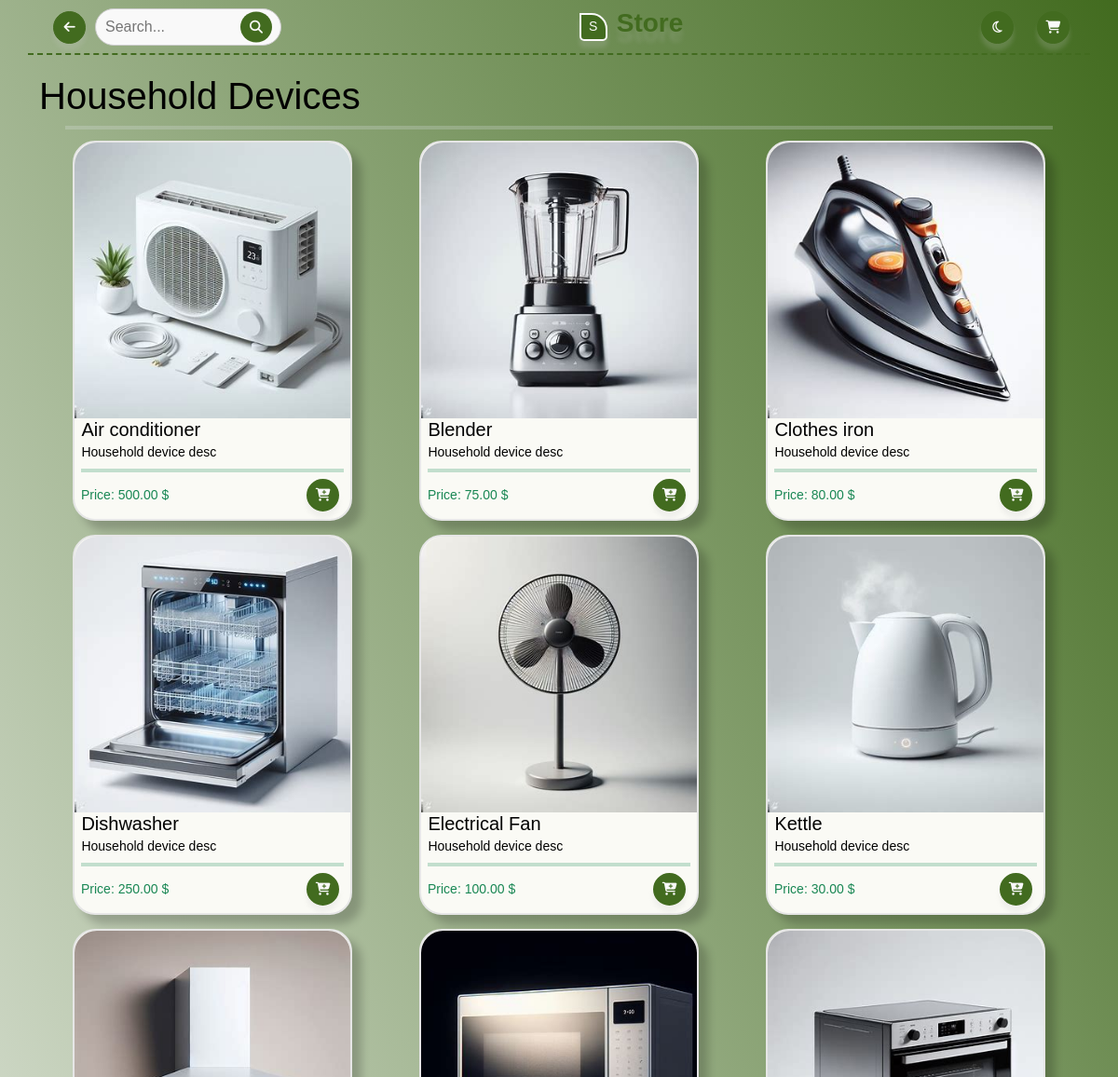
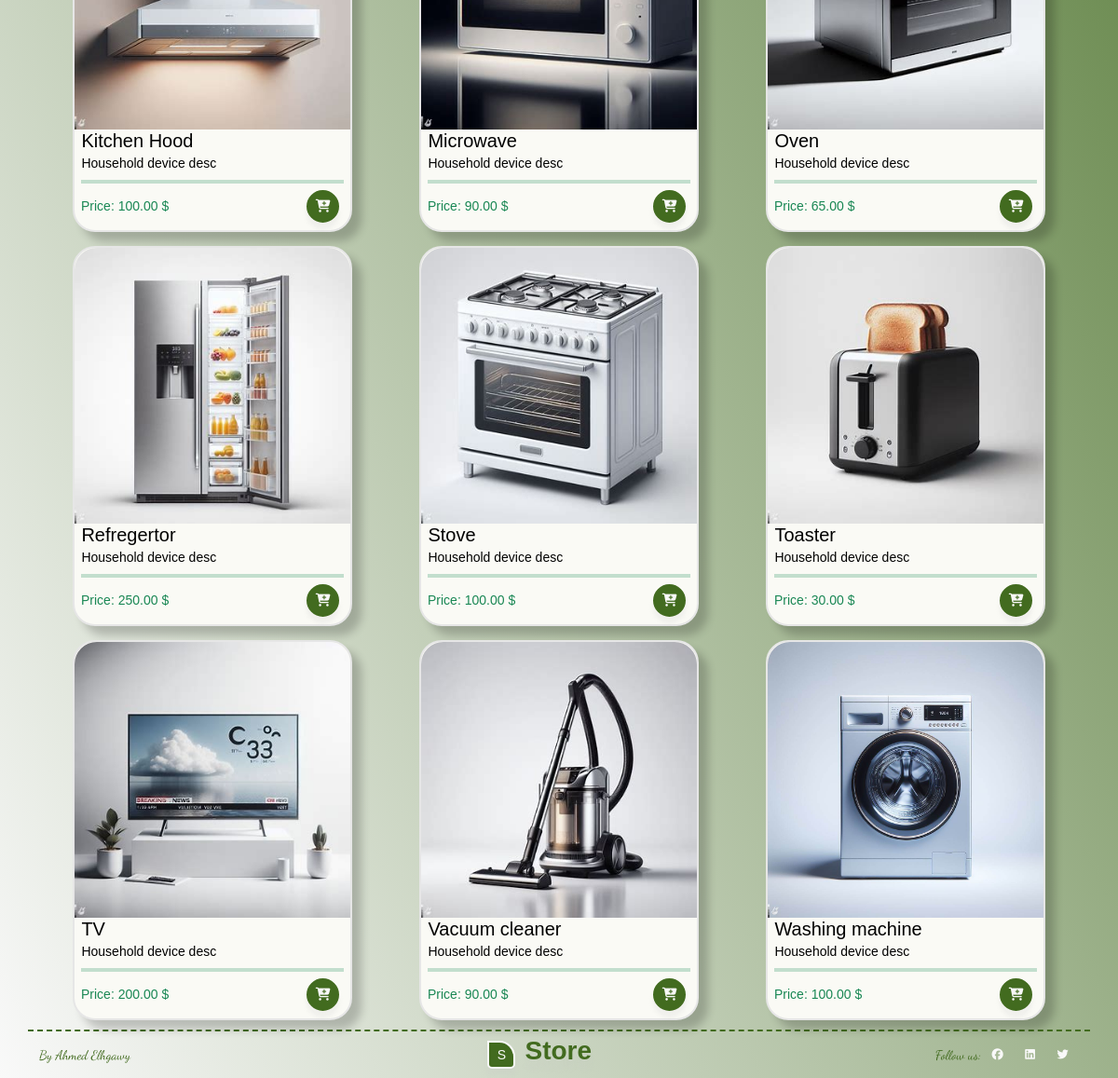
/store/electricaldevices/ (signed in), run on the app's committed database (2 pictures, top to bottom).
### store/models.py (models this page shows, shortened)
class Product(models.Model):
    name = models.CharField(max_length=20)
    desc = models.CharField(max_length=255)
    image = models.CharField(max_length=30)
    price = models.DecimalField(max_digits=10, decimal_places=2)
    product_class = models.ForeignKey(ProductClass, on_delete=models.CASCADE)
    def add_to_cart(self):
        return reverse('add', kwargs={'id': self.id})

### store/views.py (the view)
# urls.py: path('store/electricaldevices/', electricalDevicesStore, name='electrical device'),
@login_required(login_url='/accounts/login/')
def electricalDevicesStore(request):
    devices = Product.objects.filter(product_class__product_class__contains='Household Devices')
    context = {
        'class_2': devices
    }
    return render(request, 'store/devices.htm', context=context)

### store/templates/store/devices.htm (shortened to what this page needs)
{% load static %}
<!DOCTYPE html>
<html lang="en">
<head>
    <link href="https://cdn.jsdelivr.net/npm/bootstrap@5.3.2/dist/css/bootstrap.min.css" rel="stylesheet">
    <link rel="stylesheet" href="{% static 'store/css/style.css' %}">
</head>
<body>
    <div class="container container-1">
        <div class="left">
            <section class="section sec">
                <a href="{% url 'store' %}"><i class="fa-solid fa-arrow-left"></i></a>
            </section>
            <div class="search-container">
                <input type="text" class="search-bar" placeholder="Search...">
                <button class="search-button"><i class="fas fa-search"></i></button>
            </div>
        </div>
        <div class="middle">
            <section class="section">
                <div class="text-block">S</div>
            </section>
            <h2 class="heading">Store</h2>
        </div>
        <div class="right">
            <section class="section sec dark-mode">
                <a href="#"><i class="fa-regular fa-moon"></i></a>
            </section>
            <section class="section sec">
                <a href="{% url 'cart' %}"><i class="fa-solid fa-cart-shopping"></i></a>
            </section>
        </div>
    </div>
    <div class="container">
        <div class="label">
            <h2>Household Devices</h2>
        </div>
        <hr class="hr border border-2"></hr>
        <div class="container">
            <div class="row" id="class">
                {% for i in class_2 %}
                <div class="col">
                    <div class="class-card">
                        <img class="class-image" src="{% static 'store/images/'|add:i.image %}" alt="product image">
                        <div class="div-block-2">
                            <h5 class="class-product-name">{{i.name}}</h5>
                            <div class="class-product-desc">{{i.desc}}</div>
                        </div>
                        <hr class="border border-2 border-success"></hr>
                        <div class="div-block">
                            <div class="class-price">Price: {{i.price}} $</div>
                            <div class="add-to-cart"><a href="{{i.add_to_cart}}"><i class="fa-solid fa-cart-plus"></i></a></div>
                        </div>
                    </div>
                </div>
                {% endfor %}
            </div>
        </div>
    </div>
    <div class=" container container-3">
        <div class="right">
            <p class="signture">By Ahmed Elhgawy</p>
        </div>
        <div class="middle last-middle">
            <section class="section">
                <div class="text-block">S</div>
            </section>
            <h2 class="heading foot">Store</h2>
        </div>
        <div class="left social">
            <div>
                <p class="signture">Follow us: </p>
            </div>
            <div class="bottom">
                <section class="section sec social-media">
                    <a href="#"></a>
                </section>
                <section class="section sec social-media">
                    <a href="#"></a>
                </section>
                <section class="section sec social-media">
                    <a href="#"></a>
                </section>
            </div>
        </div>
    </div>
</body>
</html>

### store/static/store/css/style.css (style rules this page uses)
:root { --green-color: #426B1F; --white-color: #f9f9f9; --black-color: #000000; --active-color: #cccccc; --card-color: #FAFAF5; --border-color: #e6e6e6; --card-sh: 8px 6px 10px 3px rgba(0, 0, 0, 0.2); --box-sh: 0 7px 5px rgba(200, 200, 200, 0.2); --text-sh: 0 11px 5px rgba(200, 200, 200, 0.2); }
body { margin: 0; padding: 0; font-size: 17px; overflow-x: hidden; background: linear-gradient(to top right, var(--white-color) 0%, var(--green-color) 100%); background-repeat: no-repeat; font-family: 'Segoe', Tahoma, Verdana, sans-serif; }
p { font-family: 'Dancing Script', cursive; font-family: 'Poppins', sans-serif; }
a { text-decoration: none; color: var(--white-color); text-align: center; }
h3,h4,h5,h6 { margin: 0; }
div { font-size: 14px; }
.container-1 { width: 100%; flex-direction: row; justify-content: space-between; align-items: center; margin-bottom: 20px; display: flex; border-bottom: 2px dashed var(--green-color); }
.middle { flex-direction: row; justify-content: flex-start; align-items: center; display: flex; }
.heading { color: var(--green-color); display: inline-block; font-size: 28px; text-shadow: var(--text-sh); font-weight: 700; }
.search-container { position: relative; }
.search-bar { padding: 10px; font-size: 16px; height: 40px; border: 1px solid var(--active-color); background-color: var(--white-color); color: var(--green-color); width: 200px; padding-right: 30px; border-radius: 20px; transition: outline-color 0.3s ease; }
.search-button { position: absolute; top: 50%; right: 10px; transform: translateY(-50%); background-color: var(--green-color); color: var(--white-color); border: none; padding: 6px 10px; cursor: pointer; border-radius: 4px; border-radius: 50%; transition: all 0.3s ease-out; }
.section { width: 30px; height: 30px; color: var(--green-color); background-color: var(--green-color); border: 2px solid var(--white-color); border-radius: 0 17px 5px 5px; flex-direction: column; justify-content: center; align-items: center; margin: 10px 10px 10px 0; display: flex; margin-left: 15px; box-shadow: var(--box-sh); }
.text-block { color: var(--white-color); }
.left { flex-direction: row; justify-content: flex-start; align-items: center; display: flex; }
.right { flex-direction: row; justify-content: flex-start; align-items: center; display: flex; }
.section.sec { width: 35px; height: 35px; color: var(--white-color); border: 1px solid var(--green-color); border-radius: 20px; margin-top: 12px; transition: all 0.3s ease; }
.section.sec a { transition: color 0.3s ease; }
hr { width: 85%; margin: auto; }
.container-3 { background-color: transparent; align-items: center; justify-content: space-between; flex-direction: row; display: flex; border-top: 2px dashed var(--green-color); }
.signture { color: var(--green-color); margin: 0; font-family: 'Dancing Script'; }
.foot { color: var(--green-color); }
.social { flex-direction: row; align-items: center; justify-content: center; display: flex; }
.bottom { flex-direction: row; justify-content: space-between; align-items: flex-start; display: flex; }
.section.sec.social-media { background-color: transparent; box-shadow: none; border: none; padding: 1px; margin: 0; }
.label { color: var(--black-color); }
.hr { width: 98%; margin: 0 auto 15px auto; }
.label h2 { font-size: 40px; }
.class-card { width: 300px; height: auto; background-color: var(--card-color); border: 2px solid var(--border-color); border-radius: 24px; box-shadow: 10px 10px 10px rgba(0, 0, 0, 0.2); margin: 5px 5px 10px 5px; transition: all 0.3s ease-in-out; }
.col { justify-content: center; align-items: center; display: flex; }
.class-image { width: 100%; border-radius: 24px 24px 0 0; }
.div-block-2 { width: 95%; margin: 0 auto; }
.class-product-name { margin-bottom: 2px; color: var(--black-color); }
.class-product-desc { color: var(--black-color); }
.border { width: 95%; margin: 7px auto; }
.div-block { flex-direction: row; justify-content: space-between; align-items: center; margin-bottom: 8px; display: flex; }
.class-price { margin-left: 7px; color: var(--bs-success); }
.add-to-cart { width: 35px; height: 35px; background-color: var(--green-color); border: 2px solid var(--green-color); color: var(--white-color); flex-direction: column; justify-content: center; align-items: center; display: flex; border-radius: 50%; margin-right: 12px; box-shadow: var(--box-sh); transition: all 0.3s ease; }

### data on the page
Product: image (picture), name "Air conditioner", desc "Household device desc", price "500.00"
Product: image (picture), name "Blender", desc "Household device desc", price "75.00"
Product: image (picture), name "Clothes iron", desc "Household device desc", price "80.00"
Product: image (picture), name "Dishwasher", desc "Household device desc", price "250.00"
Product: image (picture), name "Electrical Fan", desc "Household device desc", price "100.00"
Product: image (picture), name "Kettle", desc "Household device desc", price "30.00"
Product: image (picture), name "Kitchen Hood", desc "Household device desc", price "100.00"
Product: image (picture), name "Microwave", desc "Household device desc", price "90.00"
Product: image (picture), name "Oven", desc "Household device desc", price "65.00"
Product: image (picture), name "Refregertor", desc "Household device desc", price "250.00"
Product: image (picture), name "Stove", desc "Household device desc", price "100.00"
Product: image (picture), name "Toaster", desc "Household device desc", price "30.00"
Product: image (picture), name "TV", desc "Household device desc", price "200.00"
Product: image (picture), name "Vacuum cleaner", desc "Household device desc", price "90.00"
Product: image (picture), name "Washing machine", desc "Household device desc", price "100.00"
